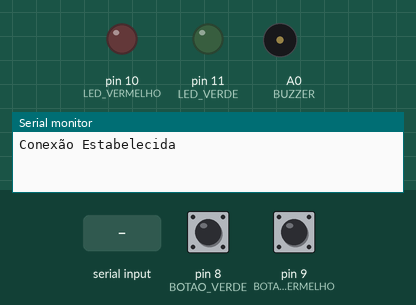
This sketch was run on a simulated Arduino Uno, built with avr-gcc and run on an emulated ATmega328P. Shown: output pins drawn as LEDs (lit = HIGH), buzzer (waves = sounding), the last lines printed to the serial monitor. The test bench sets the inputs (shaded band); at power-on: pin 8 (BOTAO_VERDE) LOW, pin 9 (BOTAO_VERMELHO) LOW.

Above: at 1.4 s.
1.5 s: pin 8 (BOTAO_VERDE) pulled HIGH for 3.2 s
At 2.9 s:
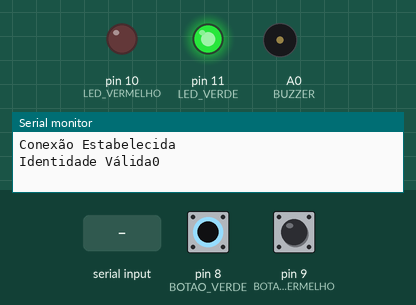
7.0 s: pin 9 (BOTAO_VERMELHO) pulled HIGH for 0.15 s
At 8.3 s:
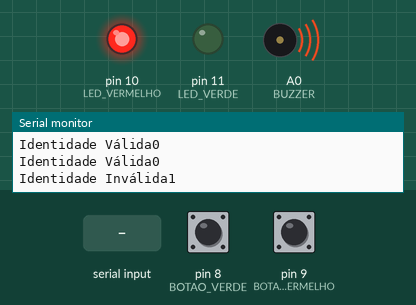
10.1 s: "i" received over Serial
At 10.7 s:
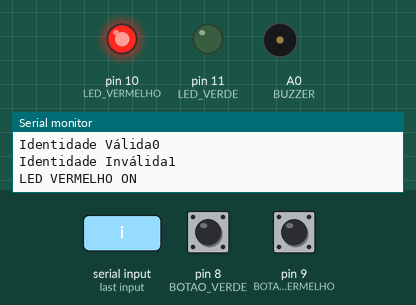
11.6 s: "k" received over Serial
At 12.8 s:
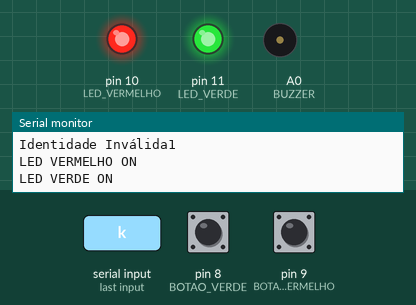
13.1 s: "n" received over Serial
At 14.1 s:
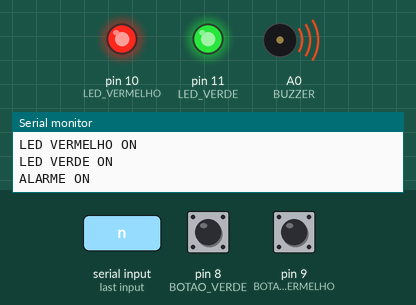
14.6 s: "o" received over Serial
At 15.3 s:
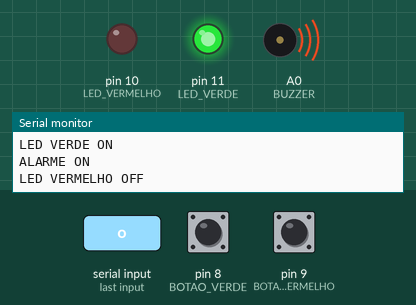
Timing chart, 0 to 17.1 s (numbered marks = the images above; inputs shaded):
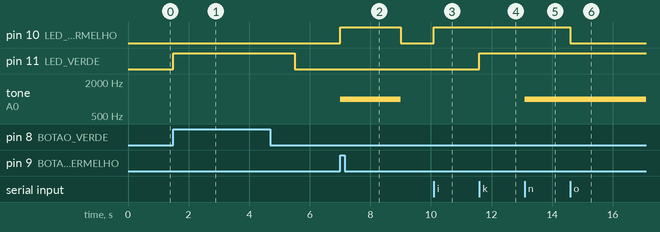

Measured:
- after the input at 1.5 s, pin 11 (LED_VERDE): LOW → HIGH at once, → LOW 4.0 s later
- after the input at 7.0 s, pin 10 (LED_VERMELHO): LOW → HIGH at once, → LOW 2.0 s later; tone on A0 (BUZZER): silent → 1000 Hz at once, → silent 2.0 s later
- after the input at 10.1 s, pin 10 (LED_VERMELHO): LOW → HIGH at once
- after the input at 11.6 s, pin 11 (LED_VERDE): LOW → HIGH at once
- after the input at 13.1 s, tone on A0 (BUZZER): silent → 1000 Hz at once
- after the input at 14.6 s, pin 10 (LED_VERMELHO): HIGH → LOW at once

The sketch:

IoTController.ino
```cpp
#define LED_VERMELHO 10
#define LED_VERDE 11
#define BOTAO_VERMELHO 9
#define BOTAO_VERDE 8
#define BUZZER A0

char *texto[] = {"Identidade Válida0", "Identidade Inválida1", "LED VERMELHO ON", "LED VERMELHO OFF", "LED VERDE ON", "LED VERDE OFF", "ALARME ON", "ALARME OFF"}; // Textos exibidos no terminal do PC
String charsIn = ""; // Esse é o caractere lido pelo Arduino
char printout[20]; // Ainda não entendi para que serve

const int buzzerFrequency = 1000; // Frequência de 1000 Hz

void setup()
{
  // Faço o setup das portas usadas
  pinMode(LED_VERMELHO, OUTPUT);
  pinMode(LED_VERDE, OUTPUT);
  pinMode(BOTAO_VERMELHO, INPUT);
  pinMode(BOTAO_VERDE, INPUT);
  pinMode(BUZZER, OUTPUT); // Configura a porta do buzzer como saída

  // Inicia a porta serial em 9600
  Serial.begin(9600);

  // Mostra o comando de conexão estabelecida
  delay(250);
  Serial.println("Conexão Estabelecida");
}

void acender_botao(int conector, char *texto, bool ativar_buzzer)
{
  digitalWrite(conector, HIGH); // Ele ativa o led
  if (ativar_buzzer)
  {
    tone(BUZZER, buzzerFrequency); // Ativa o buzzer com a frequência especificada
  }
  Serial.println(texto);        // Ele envia a mensagem de confirmação junto do ID para salvar na tabela de eventos
  delay(2000);                  // Tem um delay de 2s
  digitalWrite(conector, LOW);  // Desliga o led
  if (ativar_buzzer)
  {
    noTone(BUZZER); // Desativa o buzzer
  }
}

void interagir_led(int conector, char *texto, int estado)
{
  digitalWrite(conector, estado); // Ele vai acender o led
  Serial.println(texto);          // E vai mandar a mensagem de confirmação
}

void interagir_buzzer(char *texto, int estado)
{
  if (estado == HIGH)
  {
    tone(BUZZER, buzzerFrequency); // Ativa o buzzer com a frequência especificada
    delay(2000);                   // Mantém o buzzer ativado por 2s
    noTone(BUZZER);                // Desativa o buzzer após o delay
  }
  else
  {
    noTone(BUZZER); // Desativa o buzzer
  }
  Serial.println(texto); // E vai mandar a mensagem de confirmação
}

void interagir_buzzer_comando(char *texto, int estado)
{
  if (estado == HIGH)
  {
    tone(BUZZER, buzzerFrequency); // Ativa o buzzer com a frequência especificada
  }
  else
  {
    noTone(BUZZER); // Desativa o buzzer
  }
  Serial.println(texto); // E vai mandar a mensagem de confirmação
}


void loop()
{
  while (Serial.available()) // Faz a leitura dos comandos dados ao PC
  {
    char charRead = Serial.read();
    charsIn.concat(charRead);
  }

  // Abaixo são os comandos de interação do Arduino (Veja o README para entender os comandos do Arduino)

  if (digitalRead(BOTAO_VERDE)) // Se o botão do led verde for pressionado
  {
    acender_botao(LED_VERDE, texto[0], false); // Vai acender o led verde por 2s e enviar a mensagem de confirmação junto com o ID do evento
  }

  if (digitalRead(BOTAO_VERMELHO)) // Se o botão do led vermelho for pressionado
  {
    acender_botao(LED_VERMELHO, texto[1], true); // Vai acender o led vermelho por 2s, ativar o buzzer e enviar a mensagem de confirmação junto com o ID do evento
  }

  // Abaixo são os comandos controlados pelo PC (Veja o README para entender os comandos do PC)

  if (charsIn != "") // Caso tenha alguma entrada de dados vinda do PC
  {
    if (charsIn == "i") // Caso essa entrada seja o caractere i
    {
      interagir_led(LED_VERMELHO, texto[2], HIGH); // Vai acender o led vermelho e enviar a mensagem de confirmação
    }

    if (charsIn == "o") // Caso essa entrada seja o caractere o
    {
      interagir_led(LED_VERMELHO, texto[3], LOW); // Vai apagar o led vermelho e enviar a mensagem de confirmação
    }

    if (charsIn == "k") // Caso essa entrada seja o caractere k
    {
      interagir_led(LED_VERDE, texto[4], HIGH); // Vai acender o led verde e enviar a mensagem de confirmação
    }

    if (charsIn == "l") // Caso essa entrada seja o caractere l
    {
      interagir_led(LED_VERDE, texto[5], LOW); // Vai apagar o led verde e enviar a mensagem de confirmação
    }

    if (charsIn == "n") // Caso essa entrada seja o caractere b
    {
      interagir_buzzer_comando(texto[6], HIGH); // Vai ativar o buzzer por 2s e enviar a mensagem de confirmação
    }

    if (charsIn == "m") // Caso essa entrada seja o caractere n
    {
      interagir_buzzer_comando(texto[7], LOW); // Vai desativar o buzzer e enviar a mensagem de confirmação
    }

    if (charsIn == "z") // Caso essa entrada seja o caractere z
    {
      Serial.println("2"); // Ele vai mandar o ID 2 para o computador, onde será executada a lista de eventos
    }

    if (charsIn == "c") // Caso essa entrada seja o caractere c
    {
      Serial.println("3"); // Ele vai mandar o ID 3 para o computador, onde será exibido os controles de comando
    }

    charsIn.toCharArray(printout, 21); // Ainda não sei para que isso serve
    charsIn = "";                      // Define o caractere como nulo
  }
}
```
